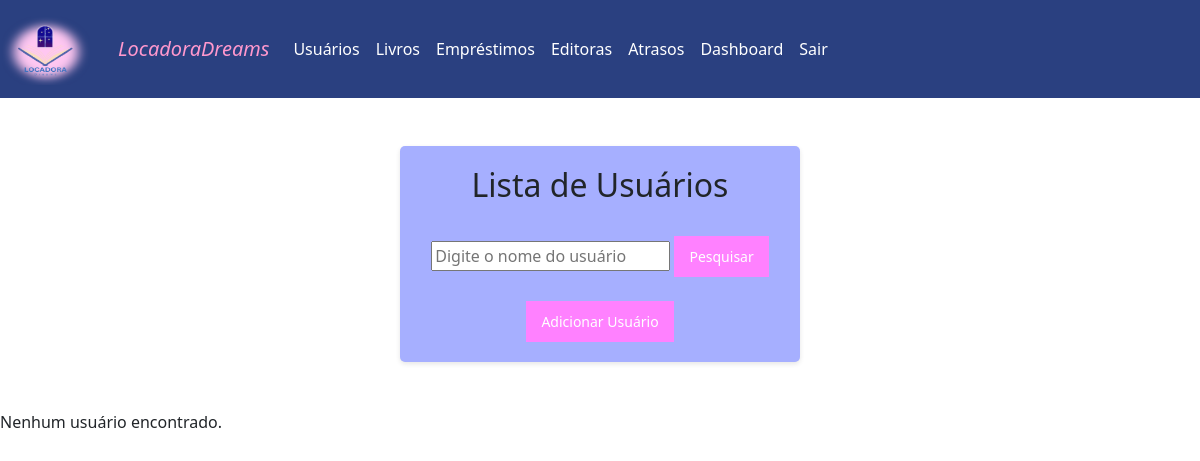
/Juliana3A/pesquisausuario.php, run on an earlier commit of the app's database.
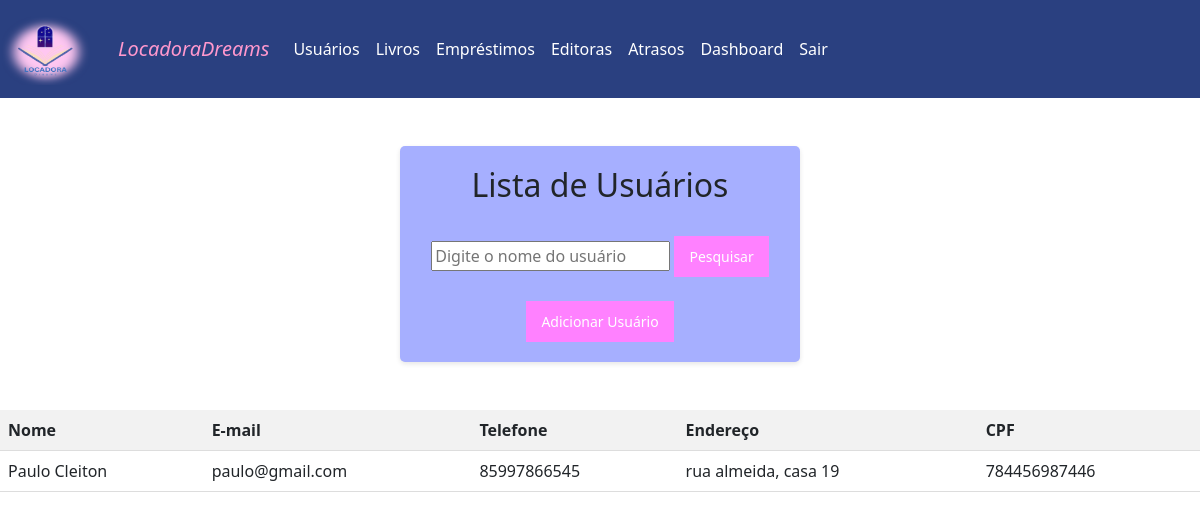
And on a later commit of the database.
### tables this page shows
CREATE TABLE `usuarios` (
  `id` int(11) NOT NULL,
  `nome` text NOT NULL,
  `email` text NOT NULL,
  `celular` text NOT NULL,
  `endereco` text NOT NULL,
  `cpf` text NOT NULL
);

### Juliana3A/pesquisausuario.php (the view, shortened to what this page needs)
<!DOCTYPE html>
<html>
<head>
  	<link rel="stylesheet" href="css/bootstrap.min.css">
</head>
<body>
<nav class="navbar navbar-expand-lg "  style="background-color: #2A4080;">
		<a class="navbar-brand" href="#">
      		<img src="logo.png" alt="Bootstrap" width="90" height="72">
    	</a>
        <div class="container-fluid">
          <a class="navbar-brand" href="index.html">LocadoraDreams</a>
          <div class="collapse navbar-collapse" id="navbarNavAltMarkup">
            <div class="navbar-nav">
              <a class="nav-link" href="usuarios.php">Usuários</a>
			  <a class="nav-link" href="livros.php">Livros</a>
			  <a class="nav-link" href="emprestimo.php">Empréstimos</a>
			  <a class="nav-link" href="editora.php">Editoras</a>
			  <a class="nav-link" href="atrasos.php">Atrasos</a>
			  <a class="nav-link " href="dashboard.php" class="dashboard-button">Dashboard</a>
			  <a class="nav-link" href="logout.php">Sair</a>
            </div>
          </div>
        </div>
      </nav>
	  <br><br>
      <center><div class="container">
    <h2>Lista de Usuários</h2><br>
    <form method="GET" action="">
        <input type="text" name="nome" placeholder="Digite o nome do usuário">
        <input type="submit" value="Pesquisar"><br><br>
    <a href="adicionar.php"><button type="button" class="button">Adicionar Usuário</button></a></center>
<br><br>
    <?php
    if ($_SERVER['REQUEST_METHOD'] === 'GET') {
        @$nome = $_GET['nome'];
        include 'conexao.php';
        $query = "SELECT * FROM usuarios WHERE nome LIKE '%$nome% '";
        $result = mysqli_query($conn, $query);
        if (mysqli_num_rows($result) > 0) {
            echo "<table>
                    <tr>
                        <th>Nome</th>
                        <th>E-mail</th>
                        <th>Telefone</th>
                        <th>Endereço</th>
                        <th>CPF</th>
                    </tr>";
            while ($row = mysqli_fetch_assoc($result)) {
                echo "<tr>
                        <td>" . $row['nome'] . "</td>
                        <td>" . $row['email'] . "</td>
                        <td>" . $row['celular'] . "</td>
                        <td>" . $row['endereco'] . "</td>
                        <td>" . $row['cpf'] . "</td>
                    </tr>";
            }
            echo "</table>";
        } else {
            echo "Nenhum usuário encontrado.";
        }
    }
    ?>
</body>
</html>

What changed in the data, as far as the page shows it:
now on this page (row edited): usuarios: nome "Paulo Cleiton", email "paulo@gmail.com", celular "85997866545", endereco "rua almeida, casa 19", cpf "784456987446"
Also different on the page:
text no longer shown: "Nenhum usuário encontrado."
text now shown: "Nome E-mail Telefone Endereço CPF"
